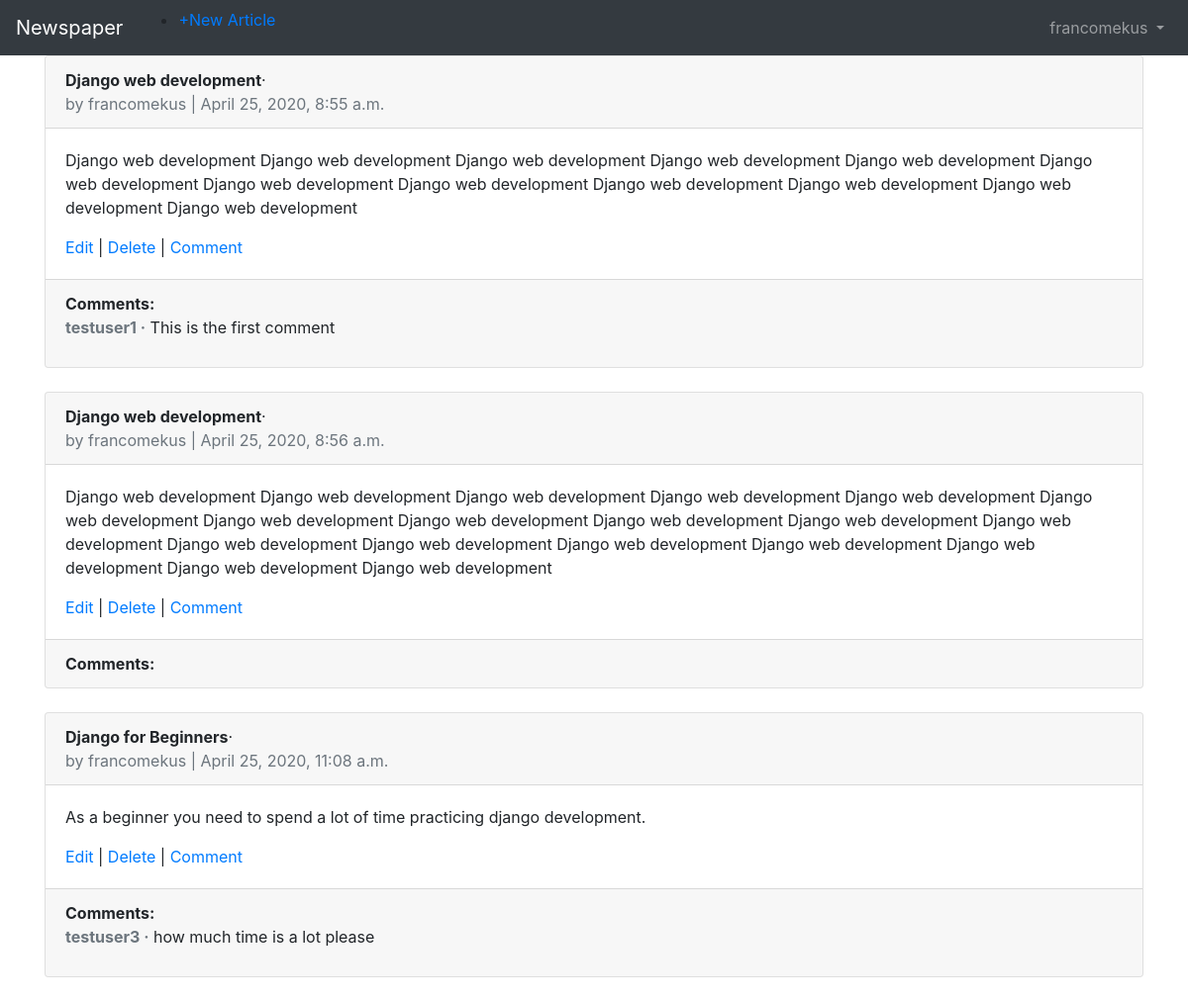
The page /articles/ (signed in) on the database its author committed.
### users/models.py (models this page shows)
class CustomUser(AbstractUser):
    age = models.PositiveIntegerField(null=True, blank=True)

### articles/models.py (models this page shows, shortened)
class Article(models.Model):
    title = models.CharField(max_length=200)
    body = models.TextField()
    date = models.DateTimeField(auto_now_add=True)
    author = models.ForeignKey(get_user_model(), on_delete=models.CASCADE)

class Comment(models.Model):
    article = models.ForeignKey(Article, on_delete=models.CASCADE,
                                related_name='comments',)
    author = models.ForeignKey(get_user_model(), on_delete=models.CASCADE)
    comment = models.CharField(max_length=140)
    def __str__(self):
        return self.comment

### articles/views.py (the view)
# urls.py: path('', ArticleListView.as_view(), name='article_list'),
class ArticleListView(LoginRequiredMixin, ListView):
    model = Article
    template_name = 'article_list.html'
    login_url = 'login'

### templates/article_list.html (shortened to what this page needs)
{% extends 'base.html' %}
{% block body %}
    {% for article in object_list %}
        <div class="card">
            <div class="card-header">
                <span class="font-weight-bold">{{article.title}}</span>&middot;<br/>
                <span class="text-muted">by {{article.author}} | {{article.date}}</span>
            </div>
            <div class="card-body">
                <p>{{article.body}}</p>
                <a href="{% url 'article_edit' article.pk %}">Edit</a> |
                <a href="{% url 'article_delete' article.pk %}">Delete</a> |
                <a href="{% url 'comment_new' %}">Comment</a>
            </div>
            <div class="card-footer">
                <header class="font-weight-bold">Comments:</header>
                {% for comment in article.comments.all %}
                <p>
                <span class="font-weight-bold text-muted">{{ comment.author }} &middot;</span>
                    {{ comment }}
                </p>
                {% endfor %}
            </div>
        </div>
        <br/>
    {% endfor %}
{% endblock body%}

### templates/base.html (shortened to what this page needs)
<!DOCTYPE html>
{%load static%}
<html lang="en">
<head>
     <link rel="stylesheet" type="text/css",
           href="{%static 'bootstrap/css/bootstrap.min.css'%}"/>
</head>
<body>
    <nav class="navbar navbar-expand-md navbar-dark bg-dark mb-􀇓">
        <a class="navbar-brand" href="{% url 'home' %}">Newspaper</a>
        {% if user.is_authenticated %}
        <ul class = "nav-bar mr-auto">
            <li class="nav-item"><a href="{% url 'article_new' %}">+New Article</a></li>
            {%endif%}
        </ul>
    <div class="collapse navbar-collapse" id="navbarCollapse">
        {% if user.is_authenticated %}
        <ul class="navbar-nav ml-auto">
            <li class="nav-item">
                <a class="nav-link dropdown-toggle" href="#" id="userMenu"
                    data-toggle="dropdown" aria-haspopup="true"
                    aria-expanded="false">
                        {{ user.username }}
                </a>
            </li>
        </ul>
        {% endif %}
    </div>
    </nav>
<div class="container">
{% block body%}
{%endblock body%}
</div>
</body>
</html>

### rows shown on the page
CustomUser: username "francomekus"
Article: title "Django web development", author "francomekus", date "April 25, 2020, 8:55 a.m.", body "Django web development Django web development Django web development Django web development Django web development Django web development Django web development Django web development Django web development Django web development Django web development Django web development"
Comment: author "testuser1", comment "This is the first comment"
Article: title "Django web development", author "francomekus", date "April 25, 2020, 8:56 a.m.", body "Django web development Django web development Django web development Django web development Django web development Django web development Django web development Django web development Django web development Django web development Django web development Django web development Django web development Django web development Django web development Django web development Django web development Django web development"
Article: title "Django for Beginners", author "francomekus", date "April 25, 2020, 11:08 a.m.", body "As a beginner you need to spend a lot of time practicing django development."
Comment: author "testuser3", comment "how much time is a lot please"
